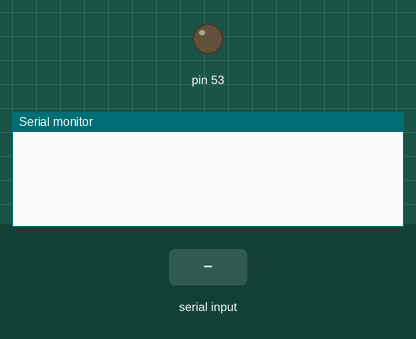
A sketch run on a simulated Arduino Mega 2560, built with avr-gcc and run on an emulated ATmega2560. Parts: output pins drawn as LEDs (lit = HIGH), the last lines printed to the serial monitor. The test bench sets the inputs (shaded band).

Above: at 1.2 s.
1.3 s: "90,45\n" received over the second serial link
At 2.1 s:
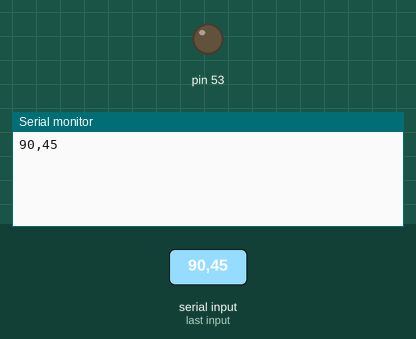
2.8 s: "5\n" received over the second serial link
At 3.7 s:
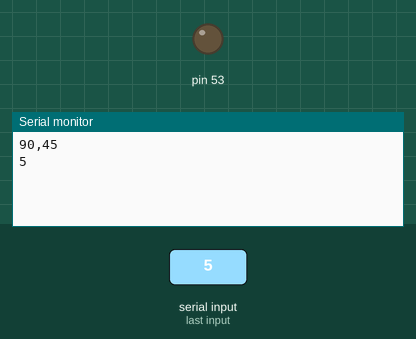

The sketch:

unity_arduino.ino
```cpp
#include <SerialCommand.h>
//Faz comunicação com o arduino enviando informação para mover para a direita ou esquerda
//Recebe a direcao
//Emite uma mensagem do sistema quando necessário enviar o log da partida
//Tudo isso usando módulo HC-05
//Posição lógica das entradas: branco, cinza [branco = TX2(RX), cinza = RX2(TX)]

char direcao;
String readString;


void setup() {
  //Seta porta serial de comunicação
  Serial.begin(9600);
  Serial2.begin(9600); //TX2, RX2
  //led apenas para testes de recebimento/envio de dados
  pinMode(53, OUTPUT);
}

void loop() {
  //Se houve recebimento de alguma informação
  while(Serial2.available()){
    delay(5);
    direcao = Serial2.read();

    readString += direcao;


//    Serial.write(Serial2.read());
//    Serial.flush();
//    delay(20);

//    if(direcao == 'H'){
//      digitalWrite(53, HIGH);
//      Serial2.write("1");
//      Serial.write(1);
//      delay(20);
//    }
//
//    if(direcao == 'L'){
//      digitalWrite(53, LOW);
//      Serial2.write("0");
//      Serial.write(2);
//      delay(20);
//    }

  }

  if (readString.length() >0) {
//    Serial2.print("Ok!");
    float myVar = readString.toFloat();
    readString += '\n';
    Serial.print(readString);
    Serial.flush();
    delay(50);
    readString="";
  }

}
```

Measured:
- after the input at 1.3 s, the serial monitor: prints a new line at once (image 1)
- after the input at 2.8 s, the serial monitor: prints a new line at once (image 2)
